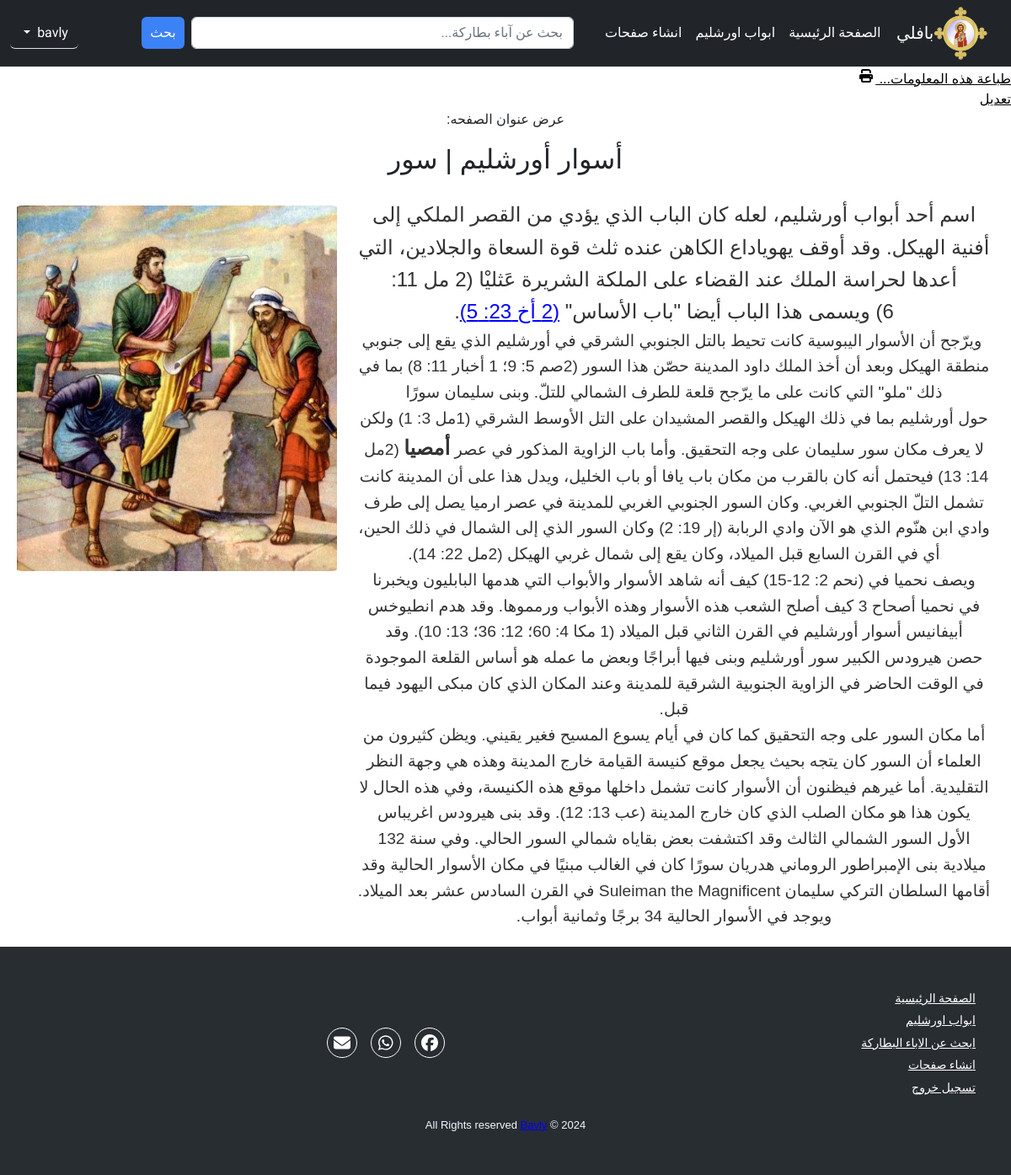
The page /page.php?id=525 (signed in) on the database its author committed.
### tables this page shows
CREATE TABLE `pages` (
  `id` int(11) NOT NULL,
  `page_title` varchar(255) NOT NULL,
  `verse_reference` varchar(255) DEFAULT NULL,
  `verse` mediumtext NOT NULL,
  `id_select` int(11) NOT NULL DEFAULT 0
);

CREATE TABLE `page_images` (
  `id` int(11) NOT NULL,
  `page_id` int(11) NOT NULL,
  `image_path` varchar(255) NOT NULL
);

### page.php (the view, shortened to what this page needs)
<?php
if (isset($_SESSION['username'])) {
    require_once "./includes/layout/header.php";
    require_once "./includes/layout/nav.php";
    require_once 'connect.php';
    $stmt = $con->prepare("SELECT * FROM pages WHERE id = ?");
    $stmt->execute([$_GET['id']]);
    $row = $stmt->fetch();
    $count = $stmt->rowCount();
    if ($count > 0) {
        $page_title = $row['page_title'];
        $verse_reference = $row['verse_reference'];
        $verse = $row['verse'];
        $id_select = $row['id_select'];
    } else {
        header('Location: add-pages.php');
        exit();
    }
    $stmt = $con->prepare("SELECT * FROM page_images WHERE page_id = ?");
    $stmt->execute([$_GET['id']]);
    $images = $stmt->fetchAll();
?>
    <?php if ($id_select == 0) { ?>
        <div class="patriarch-details-container p-3 shadow-lg rounded border" style="width: 75%; margin: 60px auto; min-height: 415px;">
            <p class="text-center">عرض نص الشاهد التالي من الكتاب المقدس:</p>
            <h2 class="text-center text-light-emphasis"><?php echo htmlspecialchars($page_title); ?></h2>
            <button onclick="toggleTashkeel()" class="btn btn-success">تبديل التشكيل</button>
            <a href="create-photo.php?id=<?php echo urlencode($_GET['id']); ?>" class="btn btn-success">إنشاء صورة</a>
            <a href="add-pages.php?add=verse&id=<?php echo urlencode($_GET['id']); ?>" class="btn btn-success">تعديل</a>
            <div class="content">
                <div id="textContainer">
                    <h3 id="textOutput" style="text-align: center; font-family: 'Cairo', sans-serif;">
                        <?php echo $verse . ' ' . $verse_reference; ?>
                    </h3>
                </div>
            </div>
        </div>
        <script>
            var h1 = document.getElementById('textOutput');
            var originalText = h1.textContent;
            var noTashkeelText = originalText.replace(/[\u0610-\u061A\u064B-\u065F\u0670-\u06E9\u06EE-\u06EF\u06FA-\u06FC\u06FF]/g, '');
            var hasTashkeel = true;
            function toggleTashkeel() {
                if (hasTashkeel) {
                    h1.textContent = noTashkeelText;
                } else {
                    h1.textContent = originalText;
                }
                hasTashkeel = !hasTashkeel;
            }
        </script>
    <?php } else { ?>
        <a class="text-end text-black no-print" style="cursor: pointer;" onclick="window.print()">طباعة هذه المعلومات... <i class="fa-solid fa-print font-awesom-icon-details-style"></i></a><br>
        <a href="add-pages.php?add=page&id=<?php echo urlencode($_GET['id']); ?>" class="text-end text-black no-print">تعديل</a>
        <p class="text-center">عرض عنوان الصفحه:</p>
        <h2 class="text-center text-light-emphasis"><?php echo htmlspecialchars($page_title); ?></h2>
        <div class="container-page">
            <div class="image-section">
                <?php
                if (!empty($images)) {
                    foreach ($images as $image) { ?>
                        <img src="<?php echo htmlspecialchars($image['image_path']); ?>" class="img-fluid py-2">
                <?php
                    }
                } ?>
            </div>
            <div class="text-section">
                <p> <?php echo $verse ?></p>
            </div>
        </div>
    <?php } ?>
<?php
    require_once './includes/layout/footer.php';
} else {
    header('Location: login.php');
    exit();
}
?>

### includes/css/global.css (style rules this page uses)
:root { --main-color: #3b82f6; --secondary-color: #2563eb; --light-color: #60a5fa; }
body { font-family: 'Cairo', sans-serif; overflow: hidden; overflow-x: hidden !important; }
a { color: #fff; text-decoration: none; }

### includes/css/pages/details.css (style rules this page uses)
.font-awesom-icon-details-style { padding: 3px; }

### includes/css/pages/login.css (style rules this page uses)
* { margin: 0; padding: 0; box-sizing: border-box; }
body { font-family: 'Changa', sans-serif; }

### page.php (style rules this page uses)
a { color: blue; text-decoration: underline; }
.container-page { display: flex; max-width: 1200px; margin: 0 auto; padding: 20px; flex-direction: row-reverse; }
.image-section { flex: 1; padding-right: 20px; }
.image-section img { width: 100%; height: auto; border-radius: 10px; }
.text-section { flex: 2; text-align: right; font-size: 1.2em; line-height: 1.6; color: #333; }
.text-section p { margin: 0; padding: 0; }

### rows shown on the page
pages: page_title "أسوار أورشليم | سور", verse "اسم أحد أبواب أورشليم ، لعله كان الباب الذي يؤدي من القصر الملكي إلى أفنية الهيكل. وقد أوقف يهوياداع الكاهن عنده ثلث قوة السعاة والجلادين، التي أعدها لحراسة الملك عند القضاء على الملكة الشريرة عَثليْا (2 مل 11: 6) ويسمى هذا الباب أيضا \"باب الأساس\" (2 أخ 23: 5) . ويرّجح أن الأسوار اليبوسية كانت تحيط بالتل الجنوبي الشرقي في أورشليم الذي يقع إلى جنوبي منطقة الهيكل وبعد أن أخذ الملك داود المدينة حصّن هذا السور (2صم 5: 9؛ 1 أخبار 11: 8) بما في ذلك \"ملو\" التي كانت على ما يرّجح قلعة للطرف الشمالي للتلّ. وبنى سليمان سورًا حول أورشليم بما في ذلك الهيكل والقصر المشيدان على التل الأوسط الشرقي (1مل 3: 1) ولكن لا يعرف مكان سور سليمان على وجه التحقيق. وأما باب الزاوية المذكور في عصر أمصيا (2مل 14: 13)…"
page_images: image_path (picture)
